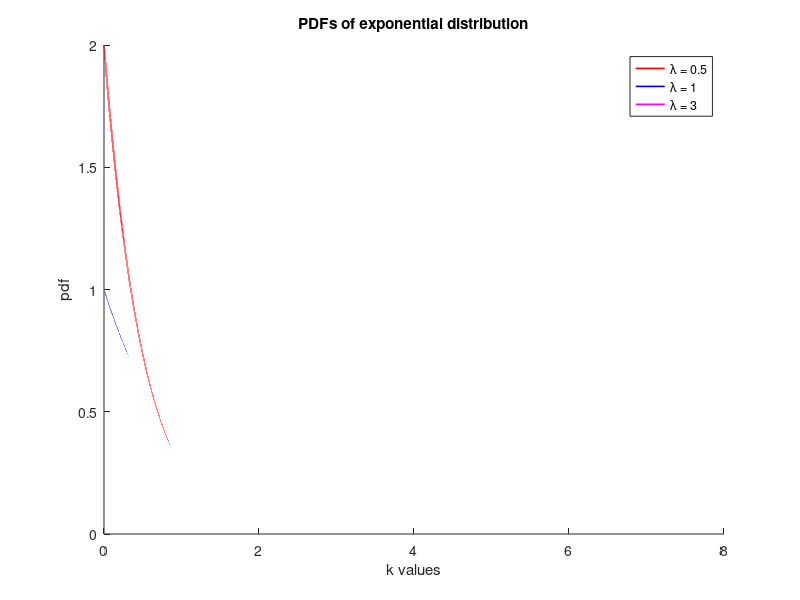

The MATLAB source for this figure: (Note: this script raises an error after producing the figure.)
clc;
clear all;
close all;


%% Exponential A

k = 0:0.00001:8;
m = [0.5,1,3];

for i=1:length(m)
  exponential(i,:) = exppdf(k,m(i));
end

colors = 'rbm'; 
figure();
hold on;
for i=1:length(m)
  plot(k,exponential(i,:),colors(i),'linewidth',1.2);
end
hold off;

title('PDFs of exponential distribution');
xlabel('k values');
ylabel('pdf');
legend('\lambda = 0.5','\lambda = 1','\lambda = 3');
set(gcf,'color','w');
temp = getframe(gcf);
imwrite(temp.cdata, [ 'output/meros2_A.png']);
%% Exponential B
for i=1:length(m)
  exponential(i,:) = expcdf(k,m(i));
end

colors = 'rbm'; 
figure();
hold on;
for i=1:length(m)
  plot(k,exponential(i,:),colors(i),'linewidth',1.2);
end
hold off;

title('CDFs of exponential distribution');
xlabel('k values');
ylabel('probability');
legend('\lambda = 0.5','\lambda = 1','\lambda = 3');
set(gcf,'color','w');
temp = getframe(gcf);
imwrite(temp.cdata, [ 'output/meros2_B.png']);
%% Exponential C
% no code required for this. It is only theoretical.

%% Exponential D
X1 = exprnd(1, 5000, 1);
X2 = exprnd(0.5, 5000, 1);

Y = min(X1, X2);

histogram(Y,50,'Normalization', 'pdf');
% plot(Y,f,'LineWidth',1.5)
xlabel('k values');
ylabel('pdf value');
set(gcf,'color','w');
temp = getframe(gcf);
imwrite(temp.cdata, [ 'output/meros2_D.png']);